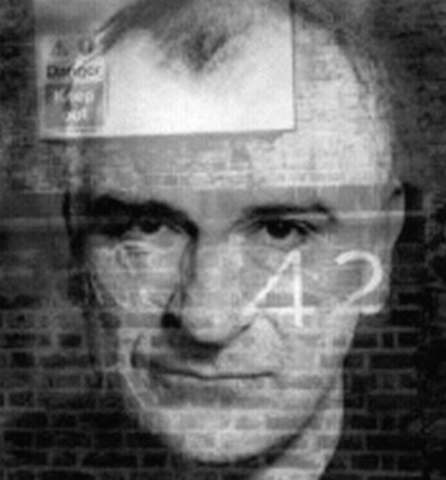
#> input picture figures/doug.jpg, 446 x 480 px, found by its file name
$ jupyter execute --allow-errors _04-Basics-of-image-processing.ipynb   (shell and % lines are left out)   (Python 2 division)   (older library calls are emulated)
#> lines starting #> are read from the running program, lines starting #| are printed output that depends on the picture
-04-Basics-of-image-processing  © by A.Richter
------------------------------------------

Intro to Image Analysis
--

[cell 1]
import skimage
import skimage.io as skio
from skimage import exposure
from scipy.misc import bytescale

import cv2
import numpy as np
import matplotlib.pyplot as plt
import scipy as sp

Import of Images with **Scikit-Image**
--

[cell 2]
Folder='../../../../_02_Analyse_von_FE_Daten/_01_Vorbereitung/'
#> (the rest of this cell did not finish here and is left out)

Loops to read and plot images
---

[cell 3]
Folder='../../_032_LV_2016_04_14/_0322_Uebung/AOI_large_2/'             # define Folder

#> (the rest of this cell did not finish here and is left out)

#> (a cell that did not finish here is left out)

Import with **OpenCV**
---

[cell 5]
#import cv2
img=cv2.imread('doug.jpg',0)
#> img is the input picture: shape (480, 446); min 5, max 255, mean 105.9
#> (the rest of this cell did not finish here and is left out)

8-bit Daten vs. 16-Bit Daten

#> (a cell that did not finish here is left out)

Output of Histogramms of the PAN or Red Channel
---

[cell 7]
print('16 bit - Histogramm')

fig=plt.figure(figsize=(10,3))
#hist, bins = np.histogram(IKOPan, bins=100)         #Anzahl der Intervalle, "bins" verändern
#> (the rest of this cell did not finish here and is left out)

Function to build an RBG TrueColor Image from scratch
---

http://gis.stackexchange.com/questions/120951/merging-multiple-16-bit-image-bands-to-create-a-true-color-tiff'

[cell 8]
def create_composite(red_band, green_band, blue_band):

    img=np.dstack((red_band,green_band,blue_band))

    #p2, p98 = np.percentile(img, (2, 98))
    #img_rescale = exposure.rescale_intensity(img, in_range=(p2, p98))
    img_rescale = exposure.rescale_intensity(img, in_range='uint16')

    return bytescale(img_rescale)   # Konvertierung in 8bit für die Ausgabe
    #return img_rescale


#> (the rest of this cell did not finish here and is left out)

#> (a cell that did not finish here is left out)

Analyse the Correlation between two Channels
---

#> (a cell that did not finish here is left out)

Filterungen
---

[cell 11]
from skimage import data,filters,feature
image = data.coins() # or any NumPy array!
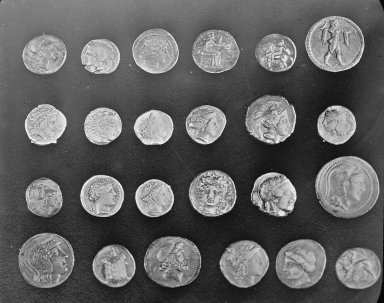
#> input picture skimage.data.coins(), 384 x 303 px
#> image is the input picture: shape (303, 384); min 1, max 252, mean 96.9
#edges = filters.median(image)
plt.imshow(image,cmap='gray')
plt.show()

edges = filters.prewitt(image)
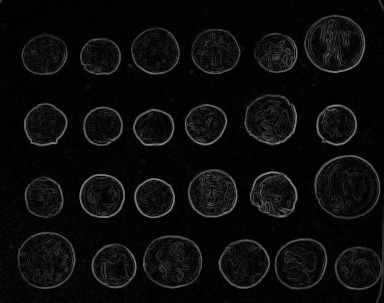
#> edges: shape (303, 384) float64; min 0, max 0.572, mean 0.0478
skio.imshow(edges)
skio.show()


edges = filters.sobel(image)
skio.imshow(edges)
skio.show()

edges = feature.canny(image)
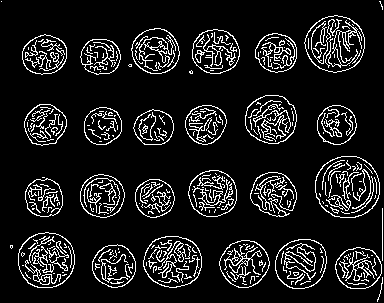
#> edges: shape (303, 384) bool; 11% white in thin lines or dots
skio.imshow(edges)
skio.show()

$ run again, with figures/iris_setosa.jpg copied over figures/doug.jpg
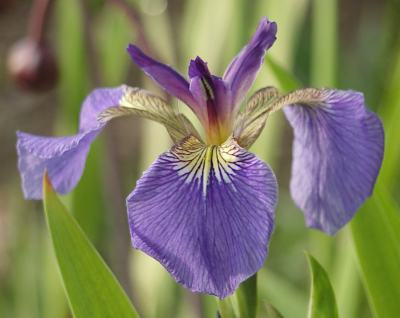
#> input picture figures/iris_setosa.jpg, 400 x 318 px, found by its file name
#> `img=cv2.imread('doug.jpg',0)`:
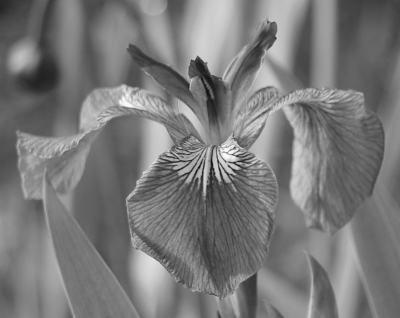
#> img: shape (318, 400); min 11, max 255, mean 120.9
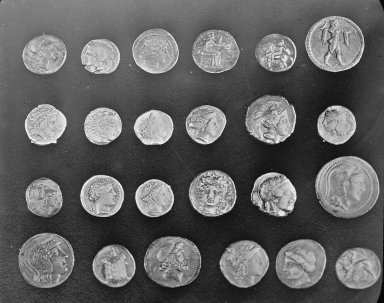
#> input picture skimage.data.coins(), 384 x 303 px
#> image is the input picture: shape (303, 384); min 1, max 252, mean 96.9

$ run again, with figures/iris_versicolor.jpg copied over figures/doug.jpg
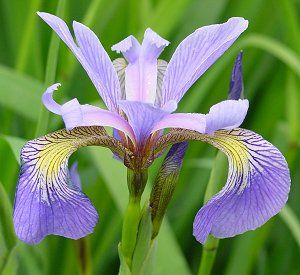
#> input picture figures/iris_versicolor.jpg, 300 x 275 px, found by its file name
#> `img=cv2.imread('doug.jpg',0)`:
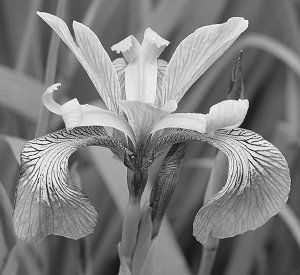
#> img: shape (275, 300); min 4, max 255, mean 126.3
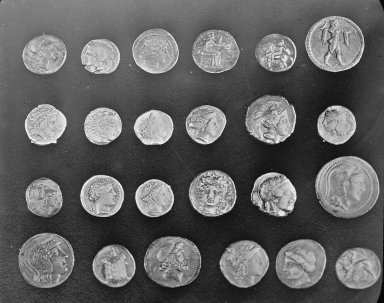
#> input picture skimage.data.coins(), 384 x 303 px
#> image is the input picture: shape (303, 384); min 1, max 252, mean 96.9

$ run again, with figures/iris_virginica.jpg copied over figures/doug.jpg
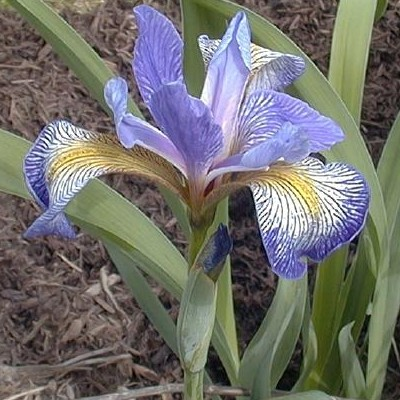
#> input picture figures/iris_virginica.jpg, 400 x 400 px, found by its file name
#> `img=cv2.imread('doug.jpg',0)`:
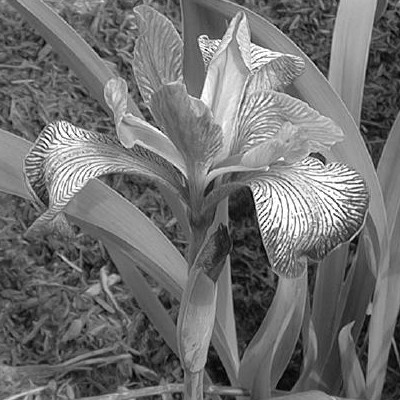
#> img: shape (400, 400); min 0, max 255, mean 113.1
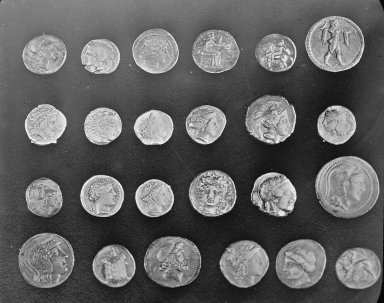
#> input picture skimage.data.coins(), 384 x 303 px
#> image is the input picture: shape (303, 384); min 1, max 252, mean 96.9
